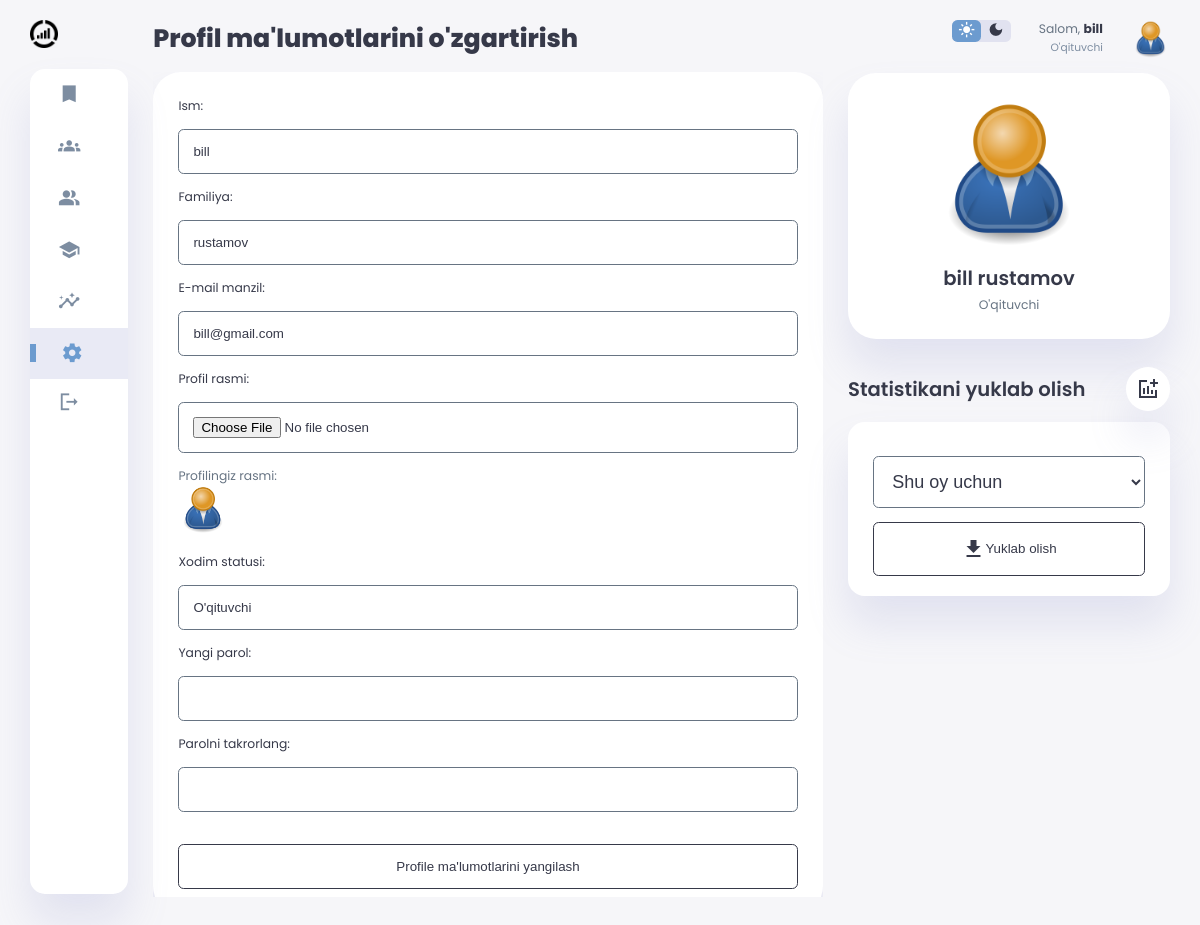
The app's page /settings/ (signed in) with its own data.
### app_users/models.py (models this page shows, shortened)
class User(AbstractUser):
    first_name = models.CharField(max_length=200, verbose_name="Ism")
    last_name = models.CharField(max_length=200, verbose_name="Familiya")
    email = models.EmailField(max_length=200, verbose_name="E-mail manzil", null=True, blank=True, unique=True)
    job = models.CharField(max_length=200, default="O'qituvchi", blank=True, null=True)
    profile_picture = models.ImageField(upload_to='thedevu101-admin-media/profile-pictures/',
                                        null=True,
                                        blank=True,
                                        default='profile-pictures/user-default.png', verbose_name="Profil rasmi")
    created = models.DateTimeField(auto_now_add=True)
    updated = models.DateTimeField(auto_now=True)
    id = models.UUIDField(default=uuid.uuid4, editable=False, primary_key=True, unique=True)
    REQUIRED_FIELDS = ['first_name', 'last_name', 'email']
    @property
    def full_name(self):
        return f"{self.first_name} {self.last_name}"
    class Meta:
        unique_together = [
            ['first_name', 'last_name']
        ]

### app_main/views.py (the view, shortened to what this page needs)
# urls.py: path('settings/', views.settings, name='settings'),
@login_required(login_url="signin")
def settings(request):
    context = {
        "title": "Sozlamalar",
        "settings": True,
        "btn_text": "Profile ma'lumotlarini yangilash",
    }
    return render(request, "app_main/settings.html", context)

### app_main/templates/app_main/settings.html (shortened to what this page needs)
{% extends 'base.html' %}
{% block content %}
{% include 'components/_navbar.html' %}
<main>
    <h1>Profil ma'lumotlarini o'zgartirish</h1>
    <div class="card-wrapper">
        <form action="" method="post" class="form" enctype="multipart/form-data">
            <div>
                <label for="first_name">Ism:</label>
                <input type="text" name="first_name" id="first_name" value="{{ request.user.first_name }}" required>
            </div>
            <div>
                <label for="last_name">Familiya:</label>
                <input type="text" name="last_name" id="last_name" value="{{ request.user.last_name }}" required>
            </div>
            <div>
                <label for="email">E-mail manzil:</label>
                <input type="email" name="email" id="email" value="{{ request.user.email }}">
            </div>
            <div>
                <label for="profile_picture">Profil rasmi:</label>
                <input type="file" name="profile_picture" accept="image/*" id="profile_picture">
                <p>Profilingiz rasmi:
                    <img style="width: 50px; border-radius: 50%;" src="{{ request.user.profile_picture.url }}" alt="{{ request.user.full_name }}">
                </p>
                <br>
            </div>
            <div>
                <label for="job">Xodim statusi:</label>
                <input type="text" name="job" id="job" value="{{ request.user.job }}">
            </div>
            <div>
                <label for="password1">Yangi parol:</label>
                <input type="password" name="password1" id="password2">
            </div>
            <div>
                <label for="password2">Parolni takrorlang:</label>
                <input type="password" name="password2" id="password2">
            </div>
            <br>
            <button type="submit" class="button">{{ btn_text }}</button>
        </form>
    </div>
</main>
{% include 'components/_right_block.html' %}
{% endblock content %}

### templates/components/_right_block.html (shortened to what this page needs)
{% load static %}
<div class="right-section">
    <div class="nav">
        <div class="dark-mode">
            <span class="material-icons-sharp">
            </span>
            <span class="material-icons-sharp">
            </span>
        </div>
        <div class="profile">
            <div class="info">
		    <p>Salom, <b>{{ request.user.first_name }}</b></p>
                <small class="text-muted">{{ request.user.job }}</small>
            </div>
            <div class="profile-photo">
                <img src="{{ request.user.profile_picture.url }}" alt="{{ request.user.full_name }}"
                    title="{{ request.user.full_name }}">
            </div>
        </div>
    </div>
    <div class="user-profile">
        <div class="logo" style="display: flex; flex-direction: column; align-items: center;">
            {% if not request.user.profile_picture %}
            <img src="{% static 'profile-pictures/user-default.png' %}" title="{{ request.user.full_name }}">
            {% else %}
            <img src="{{ request.user.profile_picture.url }}" alt="{{ request.user.full_name }}"
                title="{{ request.user.full_name }}">
            {% endif %}
            <h2>{{ request.user.full_name }}</h2>
            <p>{{ request.user.job }}</p>
        </div>
    </div>
    <div class="reminders">
        <div class="header">
            <h2>Statistikani yuklab olish</h2>
            <span class="material-icons-sharp">
            </span>
        </div>
        <div class="notification">
            <form action="{% url 'download_stats' %}" method="post">
                <select name="month">
                    <option value="current">Shu oy uchun</option>
                </select>
                <br>
                <button type="submit" class="button">
                    <span class="material-icons-sharp">
                    </span>
                    Yuklab olish
                </button>
            </form>
        </div>
    </div>
</div>

### static/style.css (style rules this page uses)
:root { --color-primary: #6c9bcf; --color-info: #6c9bcf; --color-danger: red; --color-error: red; --color-success: #1b9c85; --color-warning: #f7d060; --color-white: #fff; --color-info-dark: #7d8da1; --color-dark: #363949; --color-light: rgba(132, 139, 200, 0.18); --color-dark-variant: #677483; --color-background: #f6f6f9; --card-border-radius: 2rem; --border-radius-1: 0.4rem; --border-radius-2: 1.2rem; --card-padding: 1.8rem; --padding-1: 1.2rem; --box-shadow: 0 2rem 3rem var(--color-light); }
* { margin: 0; padding: 0; outline: 0; appearance: 0; border: 0; text-decoration: none; box-sizing: border-box; }
html { font-size: 14px; }
body { width: 100vw; height: 100vh; font-family: "Poppins", sans-serif; font-size: 0.88rem; user-select: none; overflow-x: hidden; color: var(--color-dark); background-color: var(--color-background); }
img { display: block; width: 100%; object-fit: cover; }
h1 { font-weight: 800; font-size: 1.8rem; }
h2 { font-weight: 600; font-size: 1.4rem; }
small { font-size: 0.76rem; }
p { color: var(--color-dark-variant); }
b { color: var(--color-dark); }
.text-muted { color: var(--color-info-dark); }
.info { color: var(--color-primary); }
.button { transition: 0.1s; background: none; color: var(--color-dark); }
.form { padding: var(--card-padding); box-shadow: var(--box-shadow); border-radius: var(--card-border-radius); background: var(--color-white); }
.notification form { width: 100%; }
.notification form select { border: none; font-size: 18px; background: var(--color-white); color: var(--color-dark); padding: 1rem; border: 1px solid var(--color-dark-variant); border-radius: var(--border-radius-1); width: 100%; margin: 1rem 0; }
.notification form button { border-radius: var(--border-radius-1); border: 1px solid var(--color-dark); width: 100%; padding: 1rem; transition: .1s; display: flex; align-items: center; justify-content: center; }
.form select, textarea, input[type="text"], input[type="date"], input[type="number"], input[type="email"], input[type="file"], input[type="password"] { background: var(--color-white); color: var(--color-dark); padding: 1rem; border: 1px solid var(--color-dark-variant); border-radius: var(--border-radius-1); width: 100%; margin: 1rem 0; }
.form button { border-radius: var(--border-radius-1); border: 1px solid var(--color-dark); width: 100%; padding: 1rem; transition: .1s; }
main { margin-top: 1.4rem; height: 88vh; }
main .card-wrapper { height: 100%; overflow: auto; margin-top: 1rem; }
.right-section { margin-top: 1.4rem; }
.right-section .nav { display: flex; justify-content: end; gap: 2rem; }
.right-section .dark-mode { background-color: var(--color-light); display: flex; justify-content: space-between; align-items: center; height: 1.6rem; width: 4.2rem; cursor: pointer; border-radius: var(--border-radius-1); }
.right-section .dark-mode span { font-size: 1.2rem; width: 50%; height: 100%; display: flex; align-items: center; justify-content: center; }
.right-section .dark-mode span.active { background-color: var(--color-primary); color: white; border-radius: var(--border-radius-1); }
.right-section .nav .profile { display: flex; gap: 2rem; text-align: right; }
.right-section .nav .profile .profile-photo { width: 2.8rem; height: 2.8rem; border-radius: 50%; overflow: hidden; }
.right-section .user-profile { display: flex; justify-content: center; text-align: center; margin-top: 1rem; background-color: var(--color-white); padding: var(--card-padding); border-radius: var(--card-border-radius); box-shadow: var(--box-shadow); cursor: pointer; transition: all 0.3s ease; }
.right-section .user-profile img { width: 11rem; height: auto; margin-bottom: 0.8rem; border-radius: 50%; }
.right-section .user-profile h2 { margin-bottom: 0.2rem; }
.right-section .reminders { margin-top: 2rem; }
.right-section .reminders .header { display: flex; align-items: center; justify-content: space-between; margin-bottom: 0.8rem; }
.right-section .reminders .header span { padding: 10px; box-shadow: var(--box-shadow); background-color: var(--color-white); border-radius: 50%; }
.right-section .reminders .notification { background-color: var(--color-white); display: flex; align-items: center; gap: 1rem; margin-bottom: 0.7rem; padding: 1.4rem var(--card-padding); border-radius: var(--border-radius-2); box-shadow: var(--box-shadow); cursor: pointer; transition: all 0.3s ease; }

### records on screen
User: first_name "bill", last_name "rustamov", email "bill@gmail.com", user.profile_picture (placeholder picture), job "O'qituvchi", user.first_name "bill", user.job "O'qituvchi", user.full_name "bill rustamov"

### other values on screen
{{ btn_text }} "Profile ma'lumotlarini yangilash"
